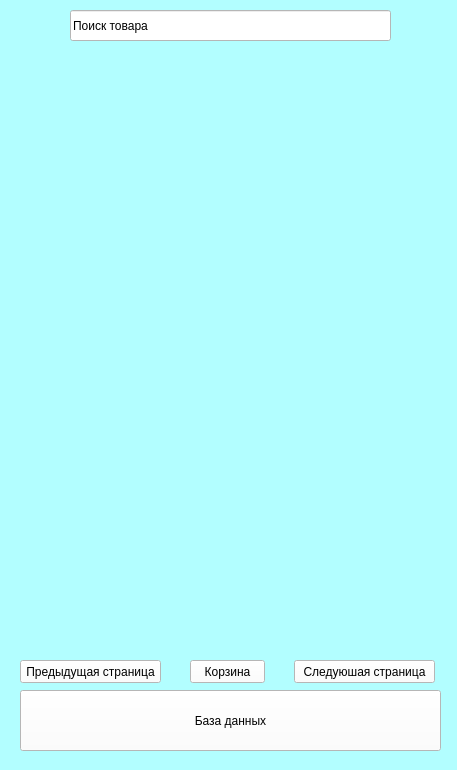
<?xml version="1.0" encoding="UTF-8"?>
<ui version="4.0">
 <class>MainWindow</class>
 <widget class="QMainWindow" name="MainWindow">
  <property name="geometry">
   <rect>
    <x>0</x>
    <y>0</y>
    <width>457</width>
    <height>770</height>
   </rect>
  </property>
  <property name="windowTitle">
   <string>MainWindow</string>
  </property>
  <property name="styleSheet">
   <string notr="true">background-color: rgb(178, 254, 255)</string>
  </property>
  <widget class="QWidget" name="centralwidget">
   <widget class="QLineEdit" name="lineEdit">
    <property name="geometry">
     <rect>
      <x>70</x>
      <y>10</y>
      <width>321</width>
      <height>31</height>
     </rect>
    </property>
    <property name="styleSheet">
     <string notr="true">background-color: rgb(255, 255, 255)</string>
    </property>
    <property name="text">
     <string>Поиск товара</string>
    </property>
   </widget>
   <widget class="QPushButton" name="pushButton">
    <property name="geometry">
     <rect>
      <x>20</x>
      <y>660</y>
      <width>141</width>
      <height>23</height>
     </rect>
    </property>
    <property name="styleSheet">
     <string notr="true">background-color: rgb(255, 255, 255)</string>
    </property>
    <property name="text">
     <string>Предыдущая страница</string>
    </property>
   </widget>
   <widget class="QPushButton" name="pushButton_2">
    <property name="geometry">
     <rect>
      <x>294</x>
      <y>660</y>
      <width>141</width>
      <height>23</height>
     </rect>
    </property>
    <property name="styleSheet">
     <string notr="true">background-color: rgb(255, 255, 255)</string>
    </property>
    <property name="text">
     <string>Следуюшая страница</string>
    </property>
   </widget>
   <widget class="QPushButton" name="pushButton_3">
    <property name="geometry">
     <rect>
      <x>20</x>
      <y>690</y>
      <width>421</width>
      <height>61</height>
     </rect>
    </property>
    <property name="styleSheet">
     <string notr="true">background-color: rgb(255, 255, 255); 
font: 75 20pt &quot;MS Shell Dlg 2&quot;;</string>
    </property>
    <property name="text">
     <string>База данных</string>
    </property>
   </widget>
   <widget class="QPushButton" name="pushButton_4">
    <property name="geometry">
     <rect>
      <x>190</x>
      <y>660</y>
      <width>75</width>
      <height>23</height>
     </rect>
    </property>
    <property name="styleSheet">
     <string notr="true">background-color: rgb(255, 255, 255)</string>
    </property>
    <property name="text">
     <string>Корзина</string>
    </property>
   </widget>
  </widget>
 </widget>
 <resources/>
 <connections/>
</ui>
